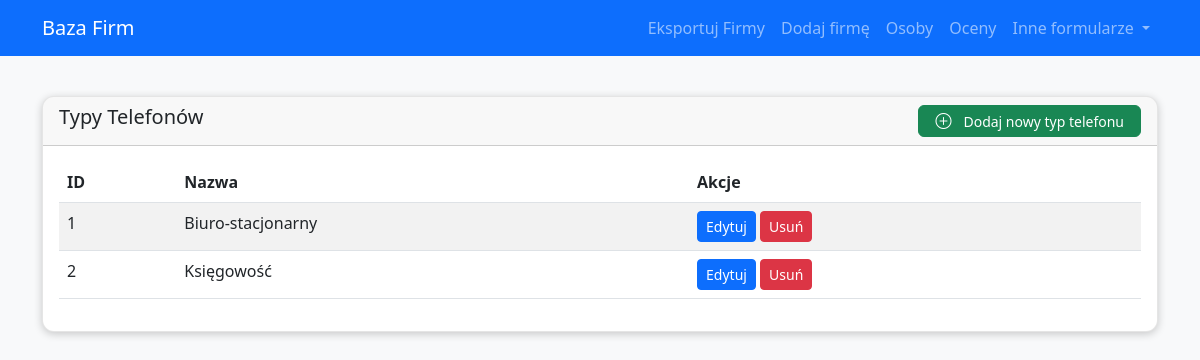
Page /phone_types on the earlier database version.
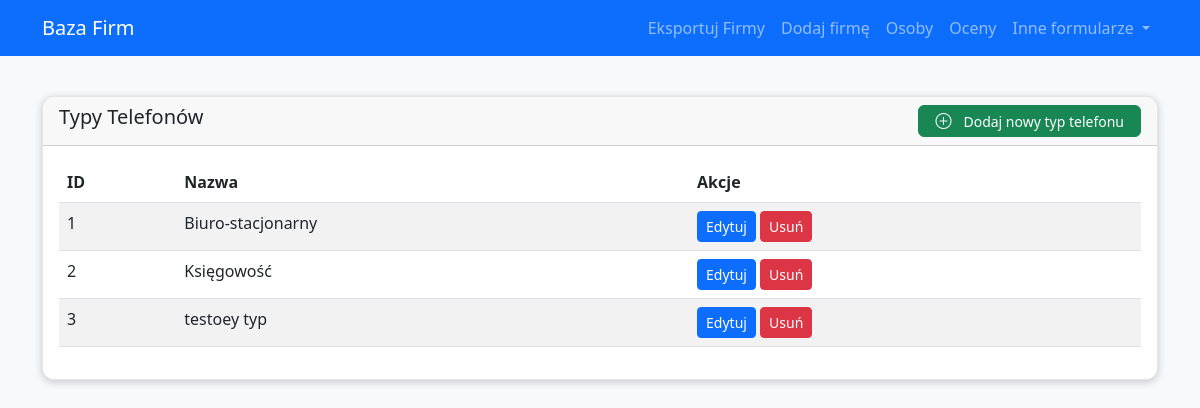
Same page on the later database version.
### app/models.py (models this page shows)
class TelefonTyp(db.Model):
    __tablename__ = 'TELEFON_TYP'
    ID_TELEFON_TYP = db.Column(db.Integer, primary_key=True)
    Typ_telefonu = db.Column(db.Text)
    telefony = db.relationship('Telefon', backref='typ_telefonu', lazy='dynamic')

### app/routes.py (the view)
@main.route('/phone_types')
def list_phone_types():
    phone_types = TelefonTyp.query.all()
    return render_template('phone_types.html', items=phone_types, title='Typy Telefonów')

### app/templates/phone_types.html
{% extends 'base.html' %}
{% block content %}
<div class="row">
    <div class="col-12">
        <div class="card">
            <div class="card-header d-flex justify-content-between align-items-center">
                <h5 class="card-title">{{ title }}</h5>
                 <a href="{{ url_for('main.new_phone_type') }}" class="btn btn-success btn-sm">
                    <i class="bi bi-plus-circle"></i> Dodaj nowy typ telefonu
                </a>
            </div>
            <div class="card-body">
                <table class="table table-striped">
                    <thead>
                        <tr>
                            <th>ID</th>
                            <th>Nazwa</th>
                            <th>Akcje</th>
                        </tr>
                    </thead>
                    <tbody>
                        {% for item in items %}
                        <tr>
                            <td>{{ item.ID_TELEFON_TYP }}</td>
                            <td>{{ item.Typ_telefonu }}</td>
                            <td>
                                <a href="{{ url_for('main.edit_phone_type', id=item.ID_TELEFON_TYP) }}" class="btn btn-sm btn-primary">Edytuj</a>
                                <form action="{{ url_for('main.delete_phone_type', id=item.ID_TELEFON_TYP) }}" method="POST" style="display: inline;">
                                    <button type="submit" class="btn btn-sm btn-danger" onclick="return confirm('Czy na pewno chcesz usunąć ten typ telefonu?');">Usuń</button>
                                </form>
                            </td>
                        </tr>
                        {% endfor %}
                    </tbody>
                </table>
            </div>
        </div>
    </div>
</div>
{% endblock %}

### app/templates/base.html (shortened to what this page needs)
<!DOCTYPE html>
<html lang="pl">
    <head>
        <link href="https://cdn.jsdelivr.net/npm/bootstrap@5.3.0-alpha1/dist/css/bootstrap.min.css" rel="stylesheet">
        <link href="https://cdn.jsdelivr.net/npm/bootstrap-icons@1.10.0/font/bootstrap-icons.css" rel="stylesheet">
        <link href="https://cdn.jsdelivr.net/npm/select2@4.1.0-rc.0/dist/css/select2.min.css" rel="stylesheet" />
        <link href="{{ url_for('static', filename='css/main.css') }}" rel="stylesheet">
    </head>
    <body>
        <nav class="navbar navbar-expand-md navbar-dark bg-primary fixed-top">
            <div class="container">
                <a class="navbar-brand" href="{{ url_for('main.index') }}">Baza Firm</a>
                <div class="collapse navbar-collapse" id="navbarNav">
                    <ul class="navbar-nav ms-auto">
                        <li class="nav-item">
                            <a class="nav-link" href="{{ url_for('main.export_companies_html', **request.args) }}" target="_blank">Eksportuj Firmy</a>
                        </li>
                        <li class="nav-item">
                            <a class="nav-link" href="{{ url_for('main.new_company') }}">Dodaj firmę</a>
                        </li>
                        <li class="nav-item">
                            <a class="nav-link" href="{{ url_for('main.list_persons') }}">Osoby</a>
                        </li>
                        <li class="nav-item">
                            <a class="nav-link" href="{{ url_for('main.list_ratings') }}">Oceny</a>
                        </li>
                        <li class="nav-item dropdown">
                            <a class="nav-link dropdown-toggle" href="#" id="navbarDropdown" role="button" data-bs-toggle="dropdown" aria-expanded="false">
                                Inne formularze
                            </a>
                        </li>
                    </ul>
                </div>
            </div>
        </nav>
        <div class="container pt-5 pb-4 mt-5">
            {% block content %}{% endblock %}
        </div>
    </body>
</html>

### app/static/css/main.css (style rules this page uses)
:root { --btn-primary-color: #0d6efd; --btn-secondary-color: #6c757d; --btn-success-color: #198754; --card-border-color: rgba(0, 0, 0, 0.1); }
body { background-color: #f8f9fa; position: relative; }
.nav-link { color: ofwhite; font-weight: 500; text-align: right; }
.card { border-radius: 12px; box-shadow: 0 2px 8px rgba(0, 0, 0, 0.2); margin-bottom: 1.5rem; border: 1px solid var(--card-border-color); overflow: hidden; transition: all 0.3s ease; }
.card-header .btn, .mobile-filter-content .btn { height: 32px; display: inline-flex; align-items: center; justify-content: center; gap: 0.5rem; font-weight: 500; border-radius: 0.375rem; transition: all 0.2s ease; padding: 0.375rem 0.75rem; }
.d-grid.gap-2.mt-4, .d-flex.justify-content-between { display: flex !important; flex-wrap: wrap; justify-content: space-between; gap: 8px; }
.btn .bi { font-size: 1rem; margin-right: 0.25rem; }
.d-flex.justify-content-between .btn { min-width: 150px; padding: 0.5rem 1rem; font-weight: 500; display: inline-flex; align-items: center; justify-content: center; gap: 0.5rem; }
.bi { font-size: 1rem; line-height: 1; vertical-align: middle; }

Differences in the rows shown:
added TelefonTyp: ID_TELEFON_TYP "3", Typ_telefonu "testoey typ"
